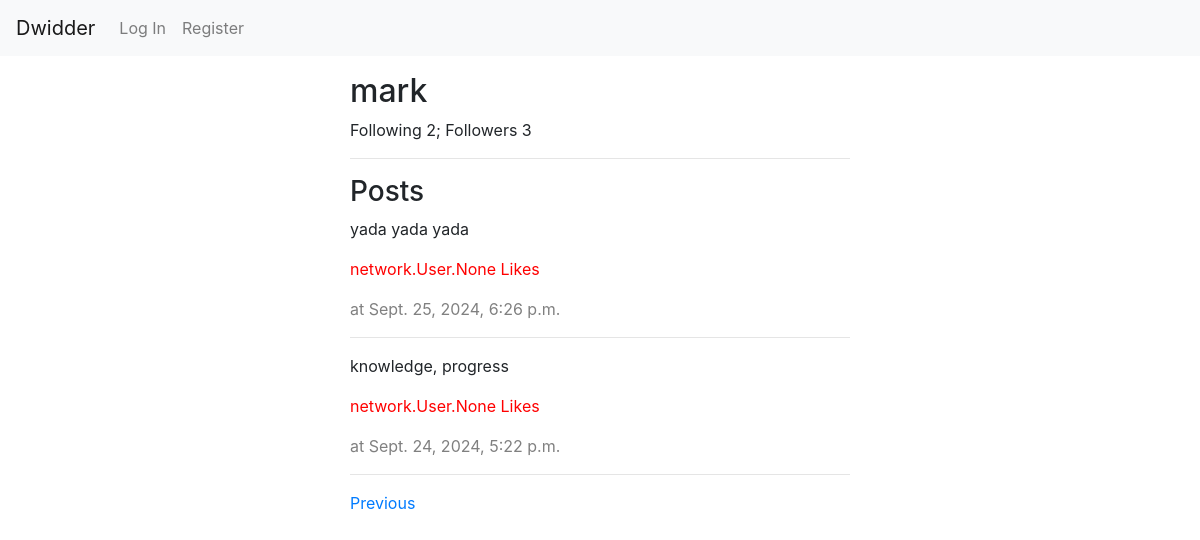
The app's page /profile/mark/?page=2 with its own data.
### network/models.py (models this page shows)
class User(AbstractUser):
    following = models.ManyToManyField('self', symmetrical=False,  related_name="followers")

class Post(models.Model):
    time= models.DateTimeField(auto_now_add=True)
    body = models.TextField(max_length=600)
    owner = models.ForeignKey(User, on_delete=models.CASCADE, related_name="posts" )
    likes = models.ManyToManyField(User, related_name='liked_posts', blank=True)

### network/views.py (the view, shortened to what this page needs)
# urls.py: path("profile/<str:account>/", views.profile, name="profile"),
def profile(request, account):
    account=User.objects.get(username=account)
    user=request.user
    owner=request.user==account
    following_n=account.following.count()
    followers_n=account.followers.count()
    posts = User.objects.get(username=account).posts.all().order_by('-time')
    paginator=Paginator(posts, 10)
    page_number=request.GET.get('page')
    page_obj = paginator.get_page(page_number)
    if not user.is_authenticated:
        return render(request, 'network/profile.html', {
            "account": account,
            "following": following_n,
            "followers": followers_n,
            "page_obj":page_obj
        })

### network/templates/network/profile.html (shortened to what this page needs)
{% extends "network/layout.html" %}
{% block body %}
    <h2>{{account.username}}</h2>
    <p>Following {{following}}; Followers {{followers}}</p>
    <hr>
    <h3>Posts</h3>
    {% for post in page_obj %}
        <div class="post" data-post-id="{{post.id}}">
            <p id="post-body-{{post.id}}">{{post.body}}</p>
            <p style="color:red">{{post.likes}} Likes</p>
            <p style="color:gray">at {{post.time}}</p>
            <hr>
        </div>
    {% endfor %}
    {% if page_obj.has_previous %}
        <a href="?page={{ page_obj.previous_page_number }}">Previous</a>
    {% endif %}
{% endblock %}

### records on screen
User: username "mark"
Post: body "yada yada yada", likes "network.User.None", time "Sept. 25, 2024, 6:26 p.m."
Post: body "knowledge, progress", likes "network.User.None", time "Sept. 24, 2024, 5:22 p.m."

### other values on screen
{{ following }} "2"
{{ followers }} "3"
